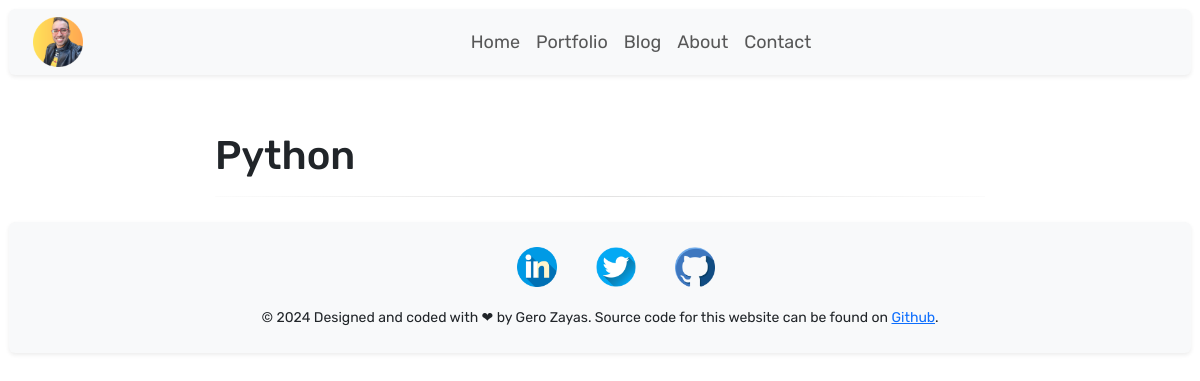
The app's page /blog/Python/, older data.
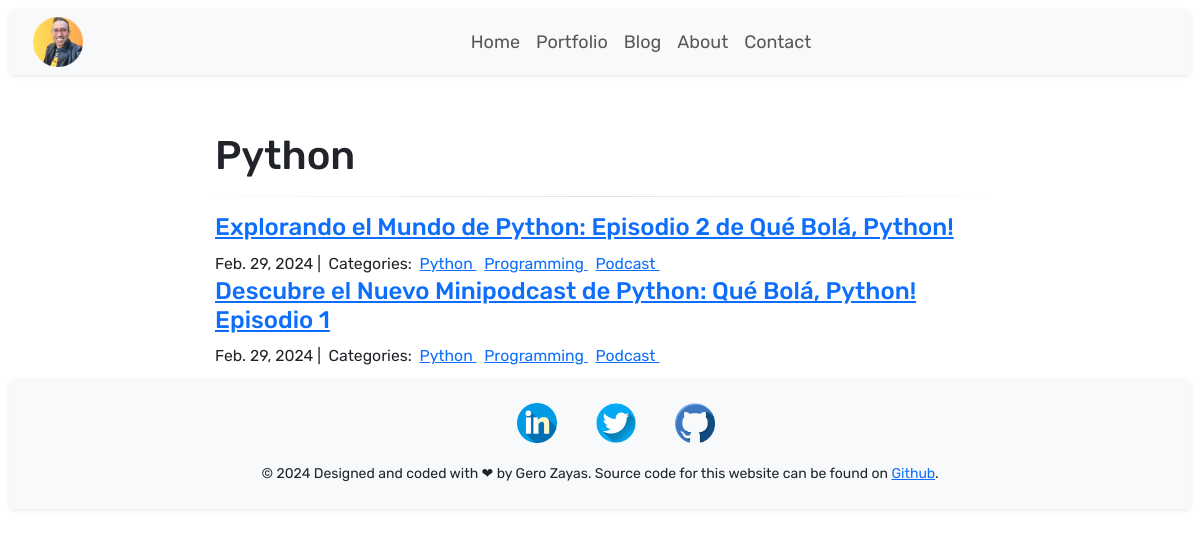
The same page, newer data.
### blog/models.py (models this page shows, shortened)
class Category(models.Model):
    class Meta:
        verbose_name_plural = "Categories"
        verbose_name = "Category"
    name = models.CharField(max_length=20)

class Post(models.Model):
    name = models.CharField(max_length=255)
    body = RichTextField(blank=True, null=True)
    slug = models.SlugField(null=True, blank=True, max_length=255)
    created_on = models.DateTimeField(auto_now_add=True)
    last_modified = models.DateTimeField(auto_now=True)
    categories = models.ManyToManyField("Category", related_name="posts")
    image = models.ImageField(upload_to="static/images/")
    is_active = models.BooleanField(default=True)

### blog/views.py (the view)
# urls.py: path("<category>/", views.blog_category, name="blog_category"),
def blog_category(request, category):
    posts = Post.objects.filter(categories__name__contains=category).order_by(
        "-created_on"
    )
    context = {"category": category, "posts": posts}
    return render(request, "blog/blog_category.html", context)

### blog/templates/blog/blog_category.html
{% extends 'home/base.html' %}
{% load static %}
{%block blog %}
<div class="col-md-8 offset-md-2">
    <h1>{{ category | title }}</h1>
    <hr>
    {% for post in posts %}
    <h4><a href="{% url 'blog_detail' post.pk%}">{{ post.name }}</a></h4>
    <small>
        {{ post.created_on.date }} |&nbsp;
        Categories:&nbsp;
        {% for category in post.categories.all %}
        <a href="{% url 'blog_category' category.name %}">
            {{ category.name }}
        </a>&nbsp;
        {% endfor %}
    </small>
    {% endfor %}
</div>
{% endblock blog %}

### home/templates/home/base.html (shortened to what this page needs)
{% load static %}
<!DOCTYPE html>
<html lang="en">
<head>
    <link href="https://cdn.jsdelivr.net/npm/bootstrap@5.3.0-alpha1/dist/css/bootstrap.min.css" rel="stylesheet"
 />
    <link rel="stylesheet" href="{% static 'css/main.css' %} ">
</head>
<body style="font-family:'Rubik', sans-serif;">
    <div>
        {% include "home/header.html"%}
        {% block blog %} {% endblock blog %}
        {% include "home/footer.html"%}
    </div>
</body>
</html>

### home/templates/home/header.html (shortened to what this page needs)
{% load static %}
<nav class="navbar navbar-expand-lg navbar-light bg-light shadow-sm p-3 mb-5 bg-body-tertiary rounded sticky-top"
  id="header-navbar" style="margin: 0px; padding: 0%;">
  <a href="{% url 'home.home' %}"><img id="profile-picture" src="{% static 'images/profile-pic.png' %}" height="50"
      width="50" alt="profile picture gero zayas" style="margin: 8px;" /></a>
  <div class="collapse navbar-collapse" id="navbarNav">
    <ul class="navbar-nav">
      <li class="nav-item">
        <a class="nav-link" href="{% url 'home.home' %}">Home</span></a>
      </li>
      <li class="nav-item">
        <a class="nav-link" href="{% url 'porfolio.index' %}">Portfolio</a>
      </li>
      <li class="nav-item">
        <a class="nav-link" href="{% url 'blog_index' %}">Blog</a>
      </li>
      <li class="nav-item">
        <a class="nav-link" href="{% url 'home.about' %}">About</a>
      </li>
      <li class="nav-item">
        <a class="nav-link" href="{% url 'home.contact' %}">Contact</a>
      </li>
    </ul>
  </div>
</nav>

### home/templates/home/footer.html (shortened to what this page needs)
{% load static %}
<footer style="margin: 0%">
  <div class="footerCol shadow-sm p-3 mb-5 bg-body-tertiary rounded">
    <div class="container">
      <ul class="socialCol">
        <li>
          <a href="https://www.linkedin.com/in/gerardo-zayas-alvarez/"
            ><img src="{% static 'images/linkedin.png' %}" alt="linkedin_link"
          /></a>
        </li>
        <li>
          <a href="https://twitter.com/GrardEnrikke"
            ><img src="{% static 'images/twitter.png' %}" alt="twitter_link"
          /></a>
        </li>
        <li>
          <a href="https://github.com/gerozayas"
            ><img src="{% static 'images/github.png' %}" alt="github_link"
          /></a>
        </li>
      </ul>
      <div class="copyrightCol">
        <p>
          ©
          Designed and coded with &#10084; by Gero Zayas. Source code for this website can be found on <a href="https://github.com/GeroZayas/gerozayas_portfolio_bravo">Github</a>.
        </p>
      </div>
    </div>
  </div>
</footer>

### static/css/main.css (style rules this page uses)
body { font-size: large; }
#profile-picture { transition: 0.3s transform cubic-bezier(0.155, 1.105, 0.295, 1.12), 0.3s box-shadow, 0.3s -webkit-transform cubic-bezier(0.155, 1.105, 0.295, 1.12); }
div { padding: 0.5em; margin: auto; width: auto; flex-direction: row; justify-content: center; }
hr { border: 0; height: 1px; background-image: -webkit-linear-gradient(left, #f0f0f0, #8c8b8b, #f0f0f0); background-image: -moz-linear-gradient(left, #f0f0f0, #8c8b8b, #f0f0f0); background-image: -ms-linear-gradient(left, #f0f0f0, #8c8b8b, #f0f0f0); background-image: -o-linear-gradient(left, #f0f0f0, #8c8b8b, #f0f0f0); }
#header-navbar { padding-top: 0% !important; padding-bottom: 0% !important; }
ul.socialCol { margin: 0; }
.footerCol { padding: 50px 0; text-align: center; }
.socialCol li { display: inline-block; }
.socialCol li + li { padding-left: 35px; }
.socialCol img { max-width: 100px; max-height: 100px; -o-object-fit: contain; object-fit: contain; transition: 0.3s transform cubic-bezier(0.155, 1.105, 0.295, 1.12), 0.3s box-shadow, 0.3s -webkit-transform cubic-bezier(0.155, 1.105, 0.295, 1.12); }
.copyrightCol { padding: 20px 0 0; font-size: 14px; }
.copyrightCol p { margin: 0; }

### home/templates/home/base.html (style rules this page uses)
div { max-width: 1200px !important; }
.socialCol img { width: 40px; height: 40px; }
#header-navbar { text-align: center; }

Row changes from the older to the newer data that the page shows:
added Post: name "Explorando el Mundo de Python: Episodio 2 de Qué Bolá, Python!", created_on "Feb. 29, 2024", Category (name "Python")
now on this page (row unchanged): Category: name "Programming"
added Category: name "Podcast"
added Post: name "Descubre el Nuevo Minipodcast de Python: Qué Bolá, Python! Episodio 1", created_on "Feb. 29, 2024", Category (name "Python")
